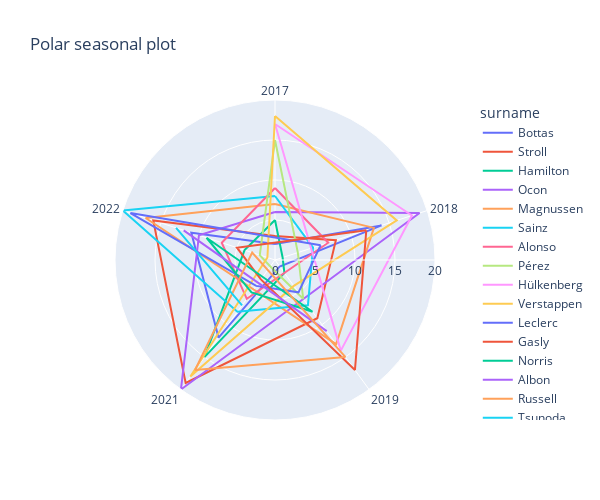

The code cell stored with this chart in its notebook:
### Code cell
fig = px.line_polar(results_Baku ,r='positionOrder_num' < 10 , theta= 'year_str', 
                    color = 'surname', line_close=True, 
                    title='Polar seasonal plot',
                    width=600, height=500)
fig.show()

### Figure 1 — Plotly figure (JSON) as saved in the notebook; plotly's stock layout.template omitted (floating-point values rounded to 4 significant figures)
{"data": [{"hovertemplate": "surname=Bottas<br>positionOrder_num=%{r}<br>year_str=%{theta}<extra></extra>", "legendgroup": "Bottas", "line": {"color": "#636efa", "dash": "solid"}, "marker": {"symbol": "circle"}, "mode": "lines", "name": "Bottas", "r": [2, 14, 1, 12, 11, 2], "showlegend": true, "subplot": "polar", "theta": ["2017", "2018", "2019", "2021", "2022", "2017"], "type": "scatterpolar"}, {"hovertemplate": "surname=Stroll<br>positionOrder_num=%{r}<br>year_str=%{theta}<extra></extra>", "legendgroup": "Stroll", "line": {"color": "#EF553B", "dash": "solid"}, "marker": {"symbol": "circle"}, "mode": "lines", "name": "Stroll", "r": [3, 8, 9, 19, 16, 3], "showlegend": true, "subplot": "polar", "theta": ["2017", "2018", "2019", "2021", "2022", "2017"], "type": "scatterpolar"}, {"hovertemplate": "surname=Hamilton<br>positionOrder_num=%{r}<br>year_str=%{theta}<extra></extra>", "legendgroup": "Hamilton", "line": {"color": "#00cc96", "dash": "solid"}, "marker": {"symbol": "circle"}, "mode": "lines", "name": "Hamilton", "r": [5, 1, 2, 15, 4, 5], "showlegend": true, "subplot": "polar", "theta": ["2017", "2018", "2019", "2021", "2022", "2017"], "type": "scatterpolar"}, {"hovertemplate": "surname=Ocon<br>positionOrder_num=%{r}<br>year_str=%{theta}<extra></extra>", "legendgroup": "Ocon", "line": {"color": "#ab63fa", "dash": "solid"}, "marker": {"symbol": "circle"}, "mode": "lines", "name": "Ocon", "r": [6, 19, 20, 10, 6], "showlegend": true, "subplot": "polar", "theta": ["2017", "2018", "2021", "2022", "2017"], "type": "scatterpolar"}, {"hovertemplate": "surname=Magnussen<br>positionOrder_num=%{r}<br>year_str=%{theta}<extra></extra>", "legendgroup": "Magnussen", "line": {"color": "#FFA15A", "dash": "solid"}, "marker": {"symbol": "circle"}, "mode": "lines", "name": "Magnussen", "r": [7, 13, 13, 17, 7], "showlegend": true, "subplot": "polar", "theta": ["2017", "2018", "2019", "2022", "2017"], "type": "scatterpolar"}, {"hovertemplate": "surname=Sainz<br>positionOrder_num=%{r}<br>year_str=%{theta}<extra></extra>", "legendgroup": "Sainz", "line": {"color": "#19d3f3", "dash": "solid"}, "marker": {"symbol": "circle"}, "mode": "lines", "name": "Sainz", "r": [8, 5, 7, 8, 20, 8], "showlegend": true, "subplot": "polar", "theta": ["2017", "2018", "2019", "2021", "2022", "2017"], "type": "scatterpolar"}, {"hovertemplate": "surname=Alonso<br>positionOrder_num=%{r}<br>year_str=%{theta}<extra></extra>", "legendgroup": "Alonso", "line": {"color": "#FF6692", "dash": "solid"}, "marker": {"symbol": "circle"}, "mode": "lines", "name": "Alonso", "r": [9, 7, 6, 7, 9], "showlegend": true, "subplot": "polar", "theta": ["2017", "2018", "2021", "2022", "2017"], "type": "scatterpolar"}, {"hovertemplate": "surname=Pérez<br>positionOrder_num=%{r}<br>year_str=%{theta}<extra></extra>", "legendgroup": "Pérez", "line": {"color": "#B6E880", "dash": "solid"}, "marker": {"symbol": "circle"}, "mode": "lines", "name": "Pérez", "r": [15, 3, 6, 1, 2, 15], "showlegend": true, "subplot": "polar", "theta": ["2017", "2018", "2019", "2021", "2022", "2017"], "type": "scatterpolar"}, {"hovertemplate": "surname=Hülkenberg<br>positionOrder_num=%{r}<br>year_str=%{theta}<extra></extra>", "legendgroup": "Hülkenberg", "line": {"color": "#FF97FF", "dash": "solid"}, "marker": {"symbol": "circle"}, "mode": "lines", "name": "Hülkenberg", "r": [17, 18, 14, 17], "showlegend": true, "subplot": "polar", "theta": ["2017", "2018", "2019", "2017"], "type": "scatterpolar"}, {"hovertemplate": "surname=Verstappen<br>positionOrder_num=%{r}<br>year_str=%{theta}<extra></extra>", "legendgroup": "Verstappen", "line": {"color": "#FECB52", "dash": "solid"}, "marker": {"symbol": "circle"}, "mode": "lines", "name": "Verstappen", "r": [18, 16, 4, 18, 1, 18], "showlegend": true, "subplot": "polar", "theta": ["2017", "2018", "2019", "2021", "2022", "2017"], "type": "scatterpolar"}, {"hovertemplate": "surname=Leclerc<br>positionOrder_num=%{r}<br>year_str=%{theta}<extra></extra>", "legendgroup": "Leclerc", "line": {"color": "#636efa", "dash": "solid"}, "marker": {"symbol": "circle"}, "mode": "lines", "name": "Leclerc", "r": [6, 5, 4, 19, 6], "showlegend": true, "subplot": "polar", "theta": ["2018", "2019", "2021", "2022", "2018"], "type": "scatterpolar"}, {"hovertemplate": "surname=Gasly<br>positionOrder_num=%{r}<br>year_str=%{theta}<extra></extra>", "legendgroup": "Gasly", "line": {"color": "#EF553B", "dash": "solid"}, "marker": {"symbol": "circle"}, "mode": "lines", "name": "Gasly", "r": [12, 17, 3, 5, 12], "showlegend": true, "subplot": "polar", "theta": ["2018", "2019", "2021", "2022", "2018"], "type": "scatterpolar"}, {"hovertemplate": "surname=Norris<br>positionOrder_num=%{r}<br>year_str=%{theta}<extra></extra>", "legendgroup": "Norris", "line": {"color": "#00cc96", "dash": "solid"}, "marker": {"symbol": "circle"}, "mode": "lines", "name": "Norris", "r": [8, 5, 9, 8], "showlegend": true, "subplot": "polar", "theta": ["2019", "2021", "2022", "2019"], "type": "scatterpolar"}, {"hovertemplate": "surname=Albon<br>positionOrder_num=%{r}<br>year_str=%{theta}<extra></extra>", "legendgroup": "Albon", "line": {"color": "#ab63fa", "dash": "solid"}, "marker": {"symbol": "circle"}, "mode": "lines", "name": "Albon", "r": [11, 12, 11], "showlegend": true, "subplot": "polar", "theta": ["2019", "2022", "2019"], "type": "scatterpolar"}, {"hovertemplate": "surname=Russell<br>positionOrder_num=%{r}<br>year_str=%{theta}<extra></extra>", "legendgroup": "Russell", "line": {"color": "#FFA15A", "dash": "solid"}, "marker": {"symbol": "circle"}, "mode": "lines", "name": "Russell", "r": [15, 17, 3, 15], "showlegend": true, "subplot": "polar", "theta": ["2019", "2021", "2022", "2019"], "type": "scatterpolar"}, {"hovertemplate": "surname=Tsunoda<br>positionOrder_num=%{r}<br>year_str=%{theta}<extra></extra>", "legendgroup": "Tsunoda", "line": {"color": "#19d3f3", "dash": "solid"}, "marker": {"symbol": "circle"}, "mode": "lines", "name": "Tsunoda", "r": [7, 13, 7], "showlegend": true, "subplot": "polar", "theta": ["2021", "2022", "2021"], "type": "scatterpolar"}, {"hovertemplate": "surname=Zhou<br>positionOrder_num=%{r}<br>year_str=%{theta}<extra></extra>", "legendgroup": "Zhou", "line": {"color": "#FF6692", "dash": "solid"}, "marker": {"symbol": "circle"}, "mode": "lines", "name": "Zhou", "r": [18, 18], "showlegend": true, "subplot": "polar", "theta": ["2022", "2022"], "type": "scatterpolar"}], "layout": {"height": 500, "legend": {"title": {"text": "surname"}, "tracegroupgap": 0}, "polar": {"angularaxis": {"direction": "clockwise", "rotation": 90}, "domain": {"x": [0, 1], "y": [0, 1]}}, "title": {"text": "Polar seasonal plot"}, "width": 600}}
